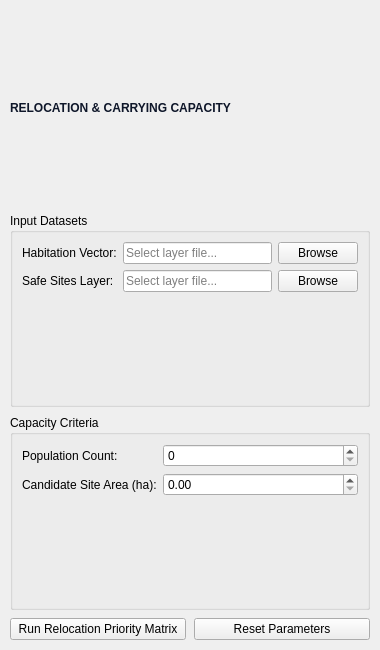
<?xml version="1.0" encoding="UTF-8"?>
<ui version="4.0">
 <class>RelocationForm</class>
 <widget class="QWidget" name="RelocationForm">
  <property name="geometry"><rect><x>0</x><y>0</y><width>380</width><height>650</height></rect></property>
  <layout class="QVBoxLayout" name="mainLayout">
   <property name="spacing"><number>8</number></property>
   <property name="leftMargin"><number>10</number></property>
   <property name="topMargin"><number>10</number></property>
   <property name="rightMargin"><number>10</number></property>
   <property name="bottomMargin"><number>10</number></property>
   <item><widget class="QLabel" name="lblTitle"><property name="text"><string>RELOCATION &amp; CARRYING CAPACITY</string></property><property name="styleSheet"><string>font-size: 12px; font-weight: bold; color: #0F172A;</string></property></widget></item>
   <item>
    <widget class="QGroupBox" name="grpInputs">
     <property name="title"><string>Input Datasets</string></property>
     <layout class="QFormLayout">
      <item row="0" column="0"><widget class="QLabel"><property name="text"><string>Habitation Vector:</string></property></widget></item>
      <item row="0" column="1">
       <layout class="QHBoxLayout">
        <item><widget class="QLineEdit" name="txtHabitation"><property name="placeholderText"><string>Select layer file...</string></property></widget></item>
        <item><widget class="QPushButton" name="btnBrowseHabitation"><property name="text"><string>Browse</string></property></widget></item>
       </layout>
      </item>
      <item row="1" column="0"><widget class="QLabel"><property name="text"><string>Safe Sites Layer:</string></property></widget></item>
      <item row="1" column="1">
       <layout class="QHBoxLayout">
        <item><widget class="QLineEdit" name="txtSites"><property name="placeholderText"><string>Select layer file...</string></property></widget></item>
        <item><widget class="QPushButton" name="btnBrowseSites"><property name="text"><string>Browse</string></property></widget></item>
       </layout>
      </item>
     </layout>
    </widget>
   </item>
   <item>
    <widget class="QGroupBox" name="grpParams">
     <property name="title"><string>Capacity Criteria</string></property>
     <layout class="QFormLayout">
      <item row="0" column="0"><widget class="QLabel"><property name="text"><string>Population Count:</string></property></widget></item>
      <item row="0" column="1"><widget class="QSpinBox" name="spnPop"><property name="maximum"><number>100000</number></property></widget></item>
      <item row="1" column="0"><widget class="QLabel"><property name="text"><string>Candidate Site Area (ha):</string></property></widget></item>
      <item row="1" column="1"><widget class="QDoubleSpinBox" name="spnArea"><property name="maximum"><double>1000</double></property></widget></item>
     </layout>
    </widget>
   </item>
   <item>
    <layout class="QHBoxLayout" name="btnLayout">
     <item><widget class="QPushButton" name="btnRun"><property name="text"><string>Run Relocation Priority Matrix</string></property></widget></item>
     <item><widget class="QPushButton" name="btnReset"><property name="text"><string>Reset Parameters</string></property></widget></item>
    </layout>
   </item>
  </layout>
 </widget>
</ui>
